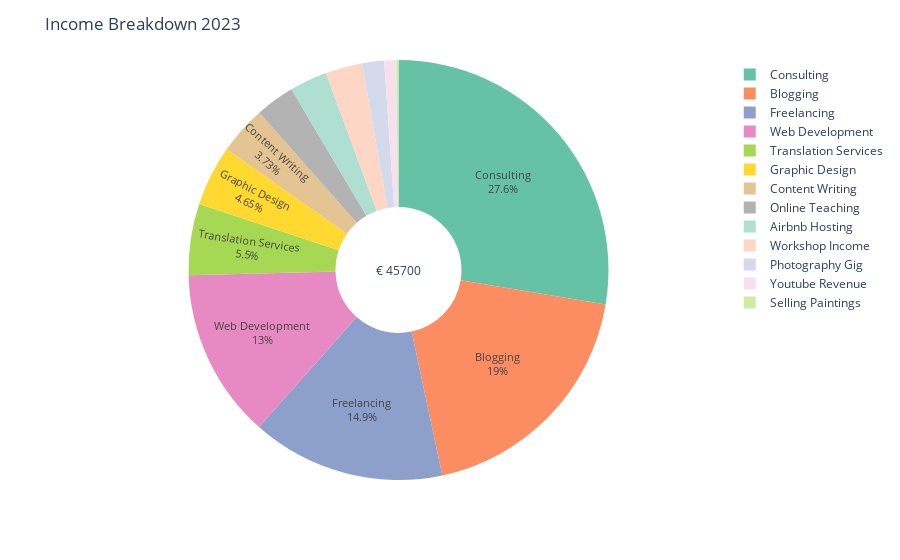

Write notebook code for a chart like this one.
### Code cell
income_pie_fig_2022 = make_pie_chart(df, 2023, 'Income')
income_pie_fig_2022

### Figure 1 — Plotly figure (JSON) as saved in the notebook; plotly's stock layout.template omitted (floating-point values rounded to 4 significant figures)
{"data": [{"direction": "clockwise", "domain": {"x": [0, 1], "y": [0, 1]}, "hole": 0.3, "hovertemplate": "Category=%{label}<br>Amount (EUR)=%{value}<extra></extra>", "labels": ["Web Development", "Consulting", "Translation Services", "Content Writing", "Workshop Income", "Freelancing", "Photography Gig", "Youtube Revenue", "Graphic Design", "Consulting", "Online Teaching", "Airbnb Hosting", "Blogging", "Selling Paintings", "Translation Services", "Web Development", "Content Writing", "Consulting", "Workshop Income", "Photography Gig", "Freelancing", "Youtube Revenue", "Graphic Design", "Online Teaching", "Consulting", "Blogging", "Translation Services", "Selling Paintings", "Airbnb Hosting", "Web Development", "Content Writing", "Consulting"], "legendgroup": "", "name": "", "showlegend": true, "textinfo": "label+percent", "textposition": "inside", "type": "pie", "values": [1856.0, 2146.0, 845, 456.8, 575, 3246.0, 320, 175.4, 890, 2789.0, 650, 645, 4126.0, 42.5, 780, 1975, 567.9, 2457.0, 725, 450, 3568.0, 245.7, 1235.0, 725, 2890.0, 4568.0, 890, 35, 678.9, 2123.0, 678.9, 2346.0]}], "layout": {"annotations": [{"font": {"size": 12}, "showarrow": false, "text": "€ 45700", "x": 0.5, "y": 0.5}], "legend": {"tracegroupgap": 0}, "margin": {"t": 60}, "piecolorway": ["rgb(102,194,165)", "rgb(252,141,98)", "rgb(141,160,203)", "rgb(231,138,195)", "rgb(166,216,84)", "rgb(255,217,47)", "rgb(229,196,148)", "rgb(179,179,179)"], "title": {"text": "Income Breakdown 2023"}, "uniformtext": {"minsize": 10, "mode": "hide"}}}
